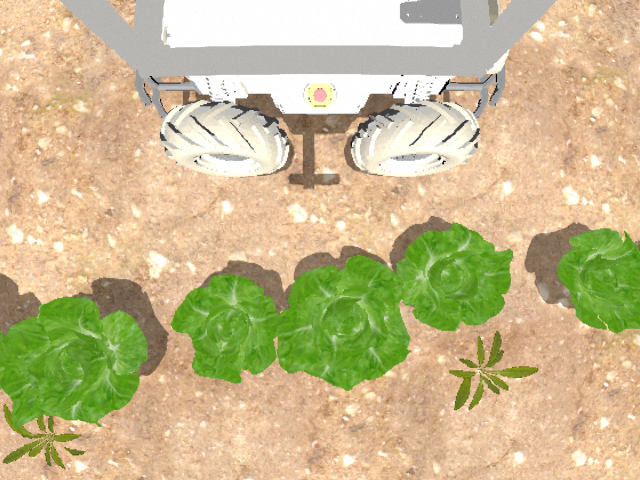
#> input picture examples/scriptsMatlab/im1.png, 640 x 480 px
$ python -i vision.py   (imports and definitions only)
#> lines starting #> are read from the running program, lines starting #| are printed output that depends on the picture
"""Local library containing computer vision algorithms used in this module."""

import cv2
import numpy as np

from cv_bridge import CvBridge
from functools import reduce

from constants import (
    DEFAULT_SEG_CRT,
    DARK_AREA_CROP_YY_THRESH,
    LATERAL_CROP_XX_THRESH,
)


# [1 line that did not run here, left out]


def imgmsg_to_cv2(imgmsg):
    return _BRIDGE_OBJ.imgmsg_to_cv2(imgmsg)


def cv2_to_imgmsg(img):
    return _BRIDGE_OBJ.cv2_to_imgmsg(img)


def mask_image(image, mask):
    return cv2.bitwise_and(image, image, mask=mask)


# [48 lines left out: functions kmeans_segmentation, detect_color_profile, detect_plants, detect_stake, detect_goal, not called in this run]


def convert_image_to_hsv(image):
    return cv2.cvtColor(image, cv2.COLOR_RGB2HSV_FULL)


def canny(image, thresh1 = 50, thresh2 = 100, blur_image = False):
#> called with thresh1 = 50, thresh2 = 100, blur_image = True
    gray = cv2.cvtColor(image, cv2.COLOR_RGB2GRAY)
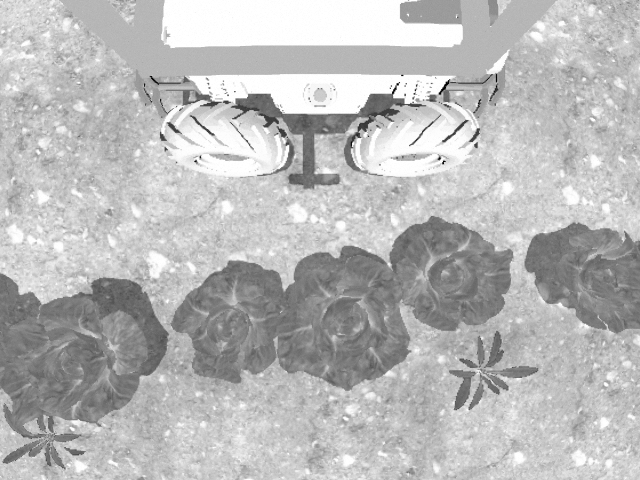
#> gray: shape (480, 640); min 0, max 255, mean 184.8

    if blur_image is True:
        gray = cv2.GaussianBlur(gray, (5, 5), 0)

    return cv2.Canny(gray, thresh1, thresh2)
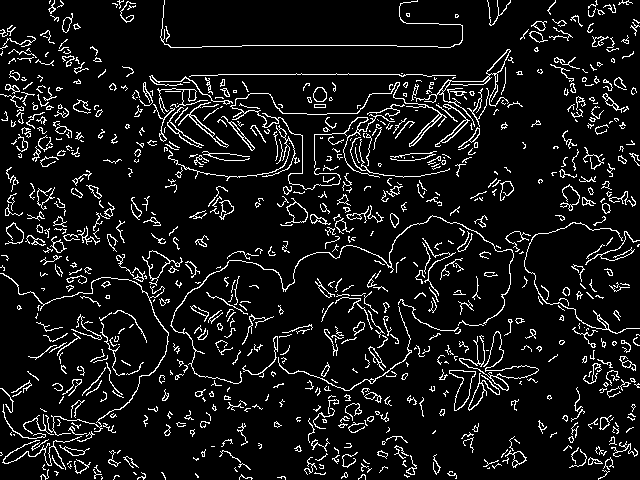
#> returned value: shape (480, 640); 8.6% white in thin lines or dots


# [25 lines left out: functions make_coordinates, average_slope_intercep, not called in this run]


def hough_lines(image, min_line_len = 20, max_line_gap = 20, image_is_canny = False):
    if not image_is_canny:
        image = canny(image, blur_image = True)
    return cv2.HoughLinesP(image, 2, np.pi / 180, 10, np.array([]), min_line_len, max_line_gap)


# [8 lines left out: function draw_lines_on_image, not called in this run]


def crop_front_image(image, yy_thresh = DARK_AREA_CROP_YY_THRESH):
    return image[:yy_thresh, ::]


def crop_lateral_image(image, xx_thresh = LATERAL_CROP_XX_THRESH):
    return image[::, xx_thresh:]


# [39 lines left out: functions filter_left_front_lines, filter_right_front_lines, not called in this run]

>>> import cv2
>>> picture = cv2.cvtColor(cv2.imread('../../../examples/scriptsMatlab/im1.png'), cv2.COLOR_BGR2RGB)
>>> result = hough_lines(picture)
#> result = 1789 rows, first 6: [400, 299, 440, 334], [613, 42, 637, 26], [288, 74, 374, 146], [162, 134, 216, 175], [320, 217, 392, 271], [277, 147, 505, 69]
